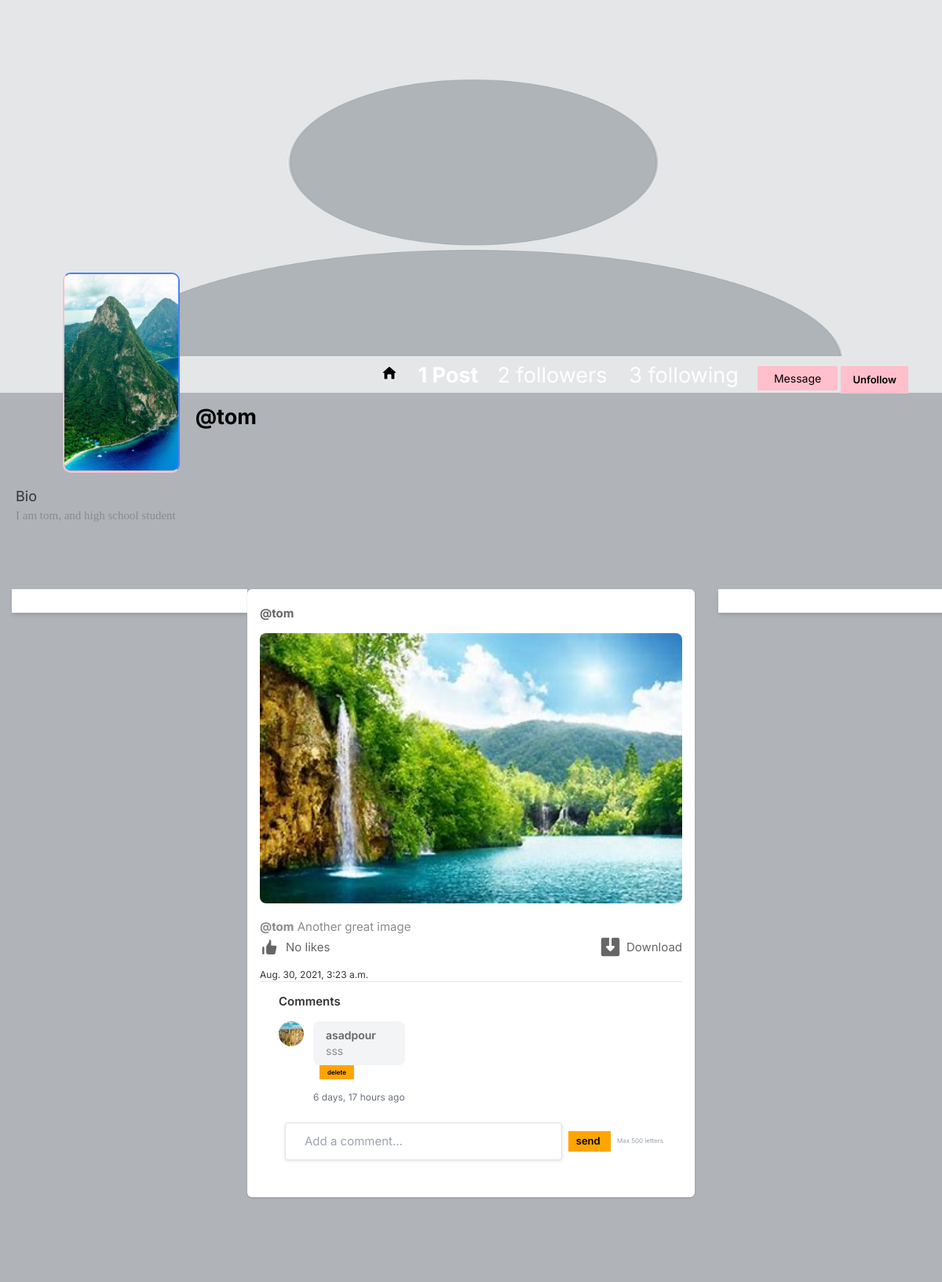
Page /profile/tom (signed in) on the committed database.
### core/models.py (models this page shows, shortened)
class Profile(models.Model):
    user = models.OneToOneField(User, on_delete=models.CASCADE, related_name='profile')
    id_user = models.IntegerField()
    bio = models.TextField(blank=True)
    email_confirmed = models.BooleanField(default=False)
    phone_confirmed = models.BooleanField(default=False)
    phone_number = models.TextField(blank=True)
    private_public = models.BooleanField(default=False)
    profileimg = models.ImageField(upload_to='profile_images',default='blank-profile-picture.png')
    profilebackground = models.ImageField(upload_to='profile_images',default='blank-profile-picture.png')
    location = models.CharField(max_length=100, blank=True)

class Post(models.Model):
    id = models.UUIDField(primary_key=True, default=uuid.uuid4, editable=False)
    user = models.CharField(max_length=100)
    image = models.FileField(upload_to='post_images',default='blank-post-picture.png')
    caption = models.TextField()
    created_at = models.DateTimeField(default=datetime.now)
    no_of_likes = models.IntegerField(default=0)

class Comments(models.Model):
    post = models.ForeignKey(Post, on_delete=models.CASCADE, related_name='comments')
    user = models.ForeignKey(User, on_delete=models.CASCADE)
    comment = models.TextField(max_length=500)
    created_at = models.DateTimeField(default=datetime.now)

### core/views.py (the view)
# urls.py: path('profile/<str:pk>', views.profile, name='profile'),
@login_required(login_url='signin')
def profile(request, pk):
    user_object = User.objects.get(username=pk)
    user_profile = Profile.objects.get(user=user_object)
    user_posts = Post.objects.filter(user=pk)
    user_post_length = len(user_posts)
    follower = request.user.username
    user = pk
    if FollowersCount.objects.filter(follower=follower, user=user).first():
        button_text = 'Unfollow'
    elif RequestFollow.objects.filter(follower=follower, user=user).first():
        button_text = 'SendRequest'
    else:
        button_text = 'Follow'
    user_followers = len(FollowersCount.objects.filter(user=pk))
    user_following = len(FollowersCount.objects.filter(follower=pk))
    user_follow = FollowersCount.objects.filter(user=user_object.username, follower=request.user.username)
    private_public = True
    if  user_profile.private_public or not user_follow.exists():
        private_public = False
    context = {
        'user_object': user_object,
        'user_profile': user_profile,
        'user_posts': user_posts,
        'user_post_length': user_post_length,
        'button_text': button_text,
        'user_followers': user_followers,
        'user_following': user_following,
        'private_public': private_public,
    }
    return render(request,'profile.html', context)

### templates/profile.html (shortened to what this page needs)
{% load static %}
<html lang="en">
<head>
    <link rel="stylesheet" href="{% static 'css/main.min.css' %}">
    <link rel="stylesheet" href="{% static 'css/style.css' %}">
    <link rel="stylesheet" href="{% static 'css/color.css' %}">
    <link rel="stylesheet" href="{% static 'css/responsive.css' %}">
    <link rel="stylesheet" href="{% static 'assets/css/icons.css' %}">
    <link rel="stylesheet" href="{% static 'assets/css/uikit.css' %}">
    <link rel="stylesheet" href="{% static 'assets/css/style.css' %}">
    <link rel="stylesheet" href="https://cdnjs.cloudflare.com/ajax/libs/font-awesome/6.6.0/css/all.min.css">
    <link rel="stylesheet" href="{% static 'assets/css/tailwind.css' %}">
</head>
<body>
<section>
    <div class="feature-photo">
        <figure  style="width: auto; height: 500px; overflow: hidden;">
            <img src="{{ user_profile.profilebackground.url }}" alt=""  style="width: 100%; height: 100%; object-fit: fill;">
        </figure>
        <form action="/follow" method="POST">
            <div class="add-btn">
                <span>
                        <a href="/" title="Home" style="display: inline-block; margin-left: 20px; color: black;">
                            <svg xmlns="http://www.w3.org/2000/svg" fill="black" width="24" height="24" viewBox="0 0 24 24">
                                <path d="M10 20v-6h4v6h5v-8h3L12 3 2 12h3v8z"/>
                            </svg>
                        </a>
                </span>
                {% if user_post_length == 0 %}
                    <span style="color: white; font-size: 27px;"><b>No Post</b></span>
                {% elif user_post_length == 1 %}
                    <span style="color: white; font-size: 27px;"><b>1 Post</b></span>
                {% else %}
                    <span style="color: white; font-size: 27px;"><b>{{ user_post_length }} Posts</b></span>
                {% endif %}
                <span style="color: white; font-size: 27px;">
                    <a href="{% url 'followers' pk=user_object.username %}">{{ user_followers }} {{ user_followers|pluralize:"follower,followers" }}</a>
                </span>
                <span style="color: white; font-size: 27px;"><a href="{% url 'following' pk=user_object.username %}">{{ user_following }} following</a></span>
                {% if user_object.username != user.username %}
                    <a href="{% url 'message_room' user_object.username %}" id="connect_websocket" data-room-name="{{ user_object.username }}">Message</a>
                {% endif %}
                {% if user_object.username == user.username %}
                    <a href="/settings">Account Settings</a>
                {% else %}
                <form method="post" action="/follow"><button type="submit" style="background-color: #ffc0cb; border: none; padding: 8px 15px;">{{ button_text }}</button></form>
                {% endif %}
            </div>
        </form>
        <div class="container-fluid">
            <div class="row merged">
                <div class="col-lg-2 col-sm-3">
                    <div class="user-avatar">
                        <figure>
                            <img src="{{ user_profile.profileimg.url }}" alt="" style="height: 250px; width: 100%; object-fit: cover;">
                        </figure>
                    </div>
                </div>
                <div class="col-lg-10 col-sm-9">
                    <div class="timeline-info">
                        <ul>
                            <li class="admin-name">
                                <h5 style="color: black; white-space: nowrap; font-size: 27px;"><b>@{{ user_profile.user.username }}</b></h5>
                            </li>
                        </ul>
                    </div>
                </div>
            </div>
        </div>
    </div>
</section>
<section>
    <div class="bio" style="margin: 20px; font-size: 18px;">
        <h1>Bio</h1>
        <p style="font-size: 15px"> {{ user_profile.bio }}</p>
    </div>
</section>
<section>
    <div class="gap gray-bg">
        <div class="container-fluid">
            <div class="row">
                <div class="col-lg-12">
                    <div class="row" id="page-contents">
                        <div class="col-lg-3">
                            <aside class="sidebar static"></aside>
                        </div>
                        {% if private_public or user_object.username == user.username %}
                        <div class="col-lg-6">
                            {% for post in user_posts reversed %}
                            <div class="bg-white shadow rounded-md mb-5 p-3">
                                <div class="d-flex justify-content-between align-items-center mb-2">
                                    <div>
                                        <a href="/profile/{{ post.user }}" class="font-weight-bold">@{{ post.user }}</a>
                                    </div>
                                    <div>
                                        <a href="#"> <i class="icon-feather-more-horizontal text-2xl hover:bg-gray-200 rounded-full p-2 transition -mr-1 "></i> </a>
                        </div>
                                </div>
                                <div class="post-media mb-3">
                                    {% if post.image %}
                                    {% if post.image.url|lower|slice:'-4:' == '.mp4' or post.image.url|lower|slice:'-5:' == '.webm' or post.image.url|lower|slice:'-4:' == '.mov' %}
                                    <video controls style="width: 100%; max-height: 500px; object-fit: cover; border-radius: 8px;">
                                        <source src="{{ post.image.url }}" type="video/mp4">
                                    </video>
                                    {% else %}
                                    <a href="{{ post.image.url }}" uk-lightbox>
                                        <img src="{{ post.image.url }}" alt="post media" style="width: 100%; max-height: 500px; object-fit: cover; border-radius: 8px;">
                                    </a>
                                    {% endif %}
                                    {% endif %}
                                </div>
                                <p>
                                        <strong><a href="/profile/{{ post.user }}">@{{ post.user }}</a></strong> {{ post.caption }}
                                    </p>
                                <div class="d-flex justify-content-between align-items-center">
                                    <a href="/like-post?post_id={{ post.id }}" class="d-flex align-items-center">
                                        <span class="ml-2">
                                            {% if post.no_of_likes == 0 %}
                                                No likes
                                            {% elif post.no_of_likes == 1 %}
                                                Liked by 1 person
                                            {% else %}
                                                Liked by {{ post.no_of_likes }} people
                                            {% endif %}
                                        </span>
                                    </a>
                                    <a href="{{ post.image.url }}" download class="d-flex align-items-center">
                                        <span class="ml-2">Download</span>
                                    </a>
                                </div>
                                <div class="post-caption mt-3">
                                    <h6 style="font-size: 12px;">
                                    {{post.created_at}}
                                    </h6>
                                </div>
                                <div class="border-t border-gray-200 px-4 py-3">
        <h3 class="font-semibold mb-3">Comments</h3>
        <div class="space-y-3 mb-4">
            {% for comment in post.comments.all %}
                <div class="flex items-start space-x-3">
                    <a href="/profile/{{ comment.user.username }}">
                        <img src="{{ comment.user.profile.profileimg.url }}" class="w-8 h-8 rounded-full">
                    </a>
                    <div>
                        <div class="bg-gray-100 rounded-lg px-3 py-2">
                            <a href="/profile/{{ comment.user.username }}" class="font-semibold text-sm">
                                {{ comment.user.username }}
                            </a>
                            <p class="text-sm" name="comment_txt">{{ comment.comment }}</p>
                        </div>
                        {% if comment.user.username == user.username %}
                        <form method="POST" action="/comment/delete/{{ post.id }}" class="flex items-center space-x-2">
                            <button style="font-size : 8px;" type="submit">delete</button>
                        </form>
                        {% endif %}
                        <span class="text-xs text-gray-500">{{ comment.created_at|timesince }} ago</span>
                    </div>
                </div>
            {% empty %}
                <p class="text-gray-500 text-sm">No comments yet.</p>
            {% endfor %}
        </div>
        <form method="POST" action="/comment/{{ post.id }}" class="flex items-center space-x-2">
            <input type="text" name="comment_text" maxlength="500" placeholder="Add a comment..." class="flex-1 border border-gray-300 rounded-full px-4 py-2 focus:outline-none focus:ring-2 focus:ring-blue-500 focus:border-transparent">
            <button type="submit">
                send
            </button>
            <p class="text-[10px] text-gray-400 ml-2" style="font-size:8px;">Max 500 letters</p>
        </form>
    </div>
                            </div>
                            {% endfor %}
                        </div>
                        {% else %}
                        <div><h1>This Account is Private</h1></div>
                        {% endif %}
                        <div class="col-lg-3">
                            <aside class="sidebar static"></aside>
                        </div>
                    </div>
                </div>
            </div>
        </div>
    </div>
</section>
</body>
</html>

### rows in the picture
Profile: profilebackground (placeholder picture), profileimg (picture), user.username "tom", bio "I am tom, and high school student"
Post: user "tom", image (picture), caption "Another great image", no_of_likes "No likes", created_at "Aug. 30, 2021, 3:23 a.m."
Comments: user.profile.profileimg (picture), user.username "asadpour", comment "sss", created_at "6 days, 17 hours"

### other values in the picture
{{ user_followers }} "2"
{{ user_following }} "3"
{{ button_text }} "Unfollow"
